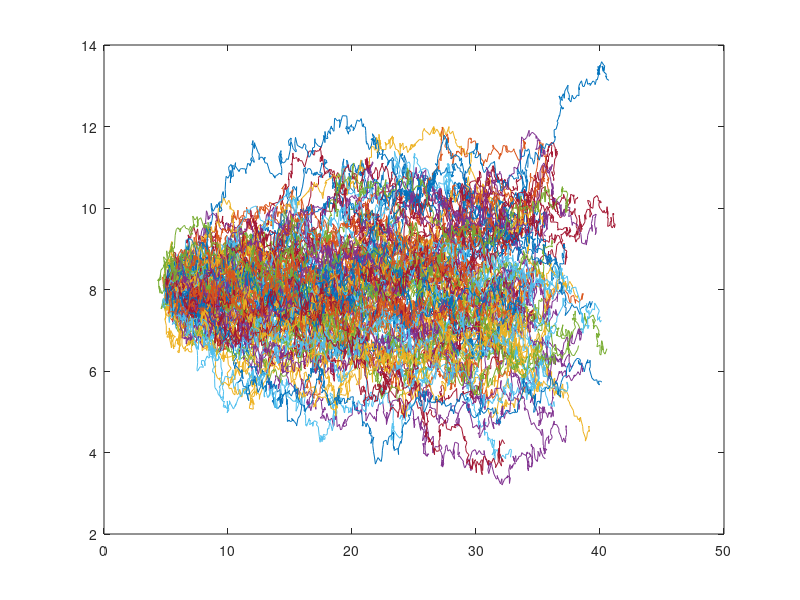

Here is the MATLAB script that generated this plot:
tic

clc
clear all
close all

% clear zwp1_v;
% clear tt_vect;
format short


%% Developer: Partha Majumder
display('PLEASE WAIT');
H=1; % Thickness of the aquifer
alpha_L=0.1;  % meter
alpha_T=0.1;  % meter
Vx=0.5;       % m/day
Vy=0;
v_por=0.5;
por=0.3;


Time=60;  % days


 D_xx=(alpha_T*v_por)+((alpha_L-alpha_T)*((Vx*Vx)/v_por));
 D_yy=(alpha_T*v_por)+((alpha_L-alpha_T)*((Vy*Vy)/v_por));
 D_xy=(alpha_L-alpha_T)*((Vx*Vy)/v_por);
 D_yx=(alpha_L-alpha_T)*((Vy*Vx)/v_por);
 
 derv_D_xx=0;
 derv_D_yy=0;
 derv_D_xy=0; 
 derv_D_yx=0;
 

 
%% 1 
tic

z_rect1=4.95+7.95i;
z_rect2=5.05+8.05i;
x_rect1=real(z_rect1);
y_rect1=imag(z_rect1);
x_rect2=real(z_rect2);
y_rect2=imag(z_rect2);
Np=100;  % Number of particles
M_in=0.01*1000*1000;       % 10 g/day---> converted to miligram/lt 0.01 kg
for ii=1:1:Np
    xwp=x_rect1+(x_rect2-x_rect1)*rand;
    ywp=y_rect1+(y_rect2-y_rect1)*rand;
    zwp(ii)=xwp+i*ywp;
end

xwp1=real(zwp);
ywp1=imag(zwp);
zwp1=xwp1+i*ywp1;                              %% zwp1 is important 
      
      
delt=0.1;
pydelt=0;      
for tt=0:delt:Time
    pydelt=pydelt+1;
    z=zwp1;
    random_number1=randn(1,Np);   
    random_number2=randn(1,Np);
       
%     xwp1=xwp1+delt.*(Vx+derv_D_xx+derv_D_xy)+(random_number1*sqrt(2*D_xx*delt))+(random_number1*sqrt(2*D_xy.*delt));  %% randn generates random number with mean 0 and variance 1
%     ywp1=ywp1+delt.*(Vy+derv_D_yx+derv_D_yy)+(random_number2*sqrt(2*D_yy*delt))+(random_number2*sqrt(2*D_yx.*delt));
       
       xwp1=xwp1+delt.*(Vx+derv_D_xx+derv_D_xy)+(random_number1.*sqrt(2*D_xx.*delt))+(random_number1.*sqrt(2*D_xy.*delt));  %% randn generates random number with mean 0 and variance 1
       ywp1=ywp1+delt.*(Vy+derv_D_yx+derv_D_yy)+(random_number2.*sqrt(2*D_yy.*delt))+(random_number2.*sqrt(2*D_yx.*delt));  %% the time step is not 1
       zwp1=xwp1+i*ywp1;      
          
     zwp1_v(:,pydelt)=zwp1;
end
 
for ii=1:1:Np
      zwp1_v1=[zwp1_v(ii,:)];
      zwp1_v1_real=real(zwp1_v1);
      zwp1_v1_imag=imag(zwp1_v1);
      plot(zwp1_v1_real,zwp1_v1_imag);
      hold on
      
end
      



 